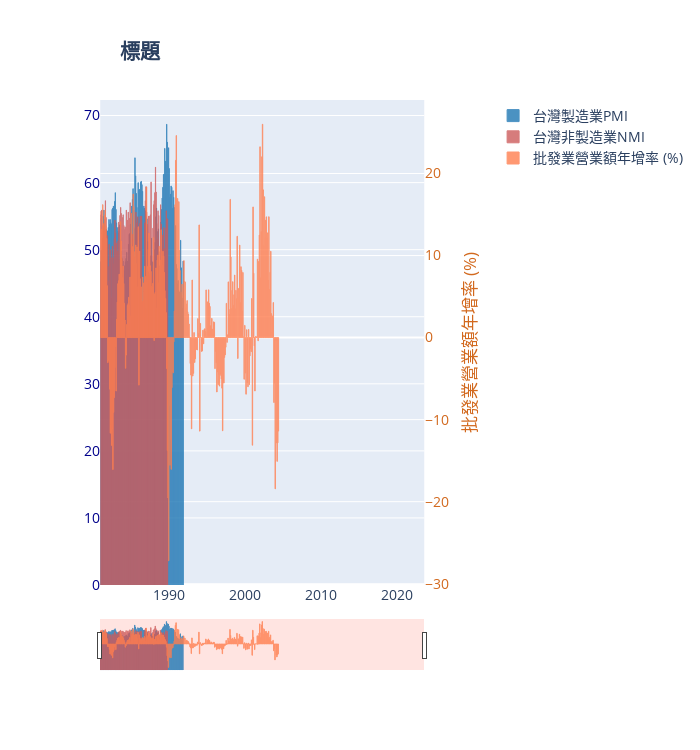

The cell this chart's notebook holds for it:
### Code cell
fig

### Figure 1 — Plotly figure (JSON) as saved in the notebook; plotly's stock layout.template omitted (floating-point values rounded to 4 significant figures; data arrays with more than 128 entries replaced by an {"elided": "..."} marker saying what was removed)
{"data": [{"marker": {"color": "#1f77b4", "line": {"color": "#1f77b4", "width": 1}}, "name": "台灣製造業PMI", "opacity": 0.8, "text": {"elided": "132 float values"}, "textfont": {"color": "#1f77b4", "size": 13}, "textposition": "outside", "type": "bar", "x": {"elided": "511 str values"}, "y": {"elided": "132 float values"}, "yaxis": "y"}, {"marker": {"color": "#cd5c5c", "line": {"color": "#cd5c5c", "width": 1}}, "name": "台灣非製造業NMI", "opacity": 0.8, "text": [54.6, 55.2, 55.9, 52.8, 53.6, 53.9, 50.8, 52.8, 57.3, 54.8, 50.5, 52.1, 47.5, 45.3, 50.8, 48.7, 50, 48.8, 42.9, 50.5, 48.8, 47.9, 51.7, 54.4, 52.5, 51, 49.4, 49.8, 51.3, 54.1, 48.5, 55.1, 56.3, 55.4, 53, 54.8, 55.2, 53.6, 53, 53.4, 53.3, 55.9, 50.7, 54.4, 55.6, 53.7, 54.7, 57, 52.6, 50.8, 49.9, 52.3, 51.6, 49, 47.8, 53.3, 55.6, 54, 52, 54.9, 53.1, 51, 53.9, 55, 54.1, 55, 40.4, 42.3, 42.5, 45.2, 54, 57.3, 59.4, 55.6, 53.4, 53.8, 55, 55, 52.1, 55.2, 60.1, 49.2, 46, 53.2, 56.7, 57.3, 58.5, 62.3, 58.6, 53.9, 51.6, 55.8, 55.1, 45.1, 49.7, 56.7, 53.8, 52.2, 50, 52.2, 53.3, 50.1, 50.2, 53.2, 55.8, 52, 54.6], "textfont": {"color": "#b22222", "size": 13}, "textposition": "outside", "type": "bar", "x": {"elided": "511 str values"}, "y": [54.6, 55.2, 55.9, 52.8, 53.6, 53.9, 50.8, 52.8, 57.3, 54.8, 50.5, 52.1, 47.5, 45.3, 50.8, 48.7, 50, 48.8, 42.9, 50.5, 48.8, 47.9, 51.7, 54.4, 52.5, 51, 49.4, 49.8, 51.3, 54.1, 48.5, 55.1, 56.3, 55.4, 53, 54.8, 55.2, 53.6, 53, 53.4, 53.3, 55.9, 50.7, 54.4, 55.6, 53.7, 54.7, 57, 52.6, 50.8, 49.9, 52.3, 51.6, 49, 47.8, 53.3, 55.6, 54, 52, 54.9, 53.1, 51, 53.9, 55, 54.1, 55, 40.4, 42.3, 42.5, 45.2, 54, 57.3, 59.4, 55.6, 53.4, 53.8, 55, 55, 52.1, 55.2, 60.1, 49.2, 46, 53.2, 56.7, 57.3, 58.5, 62.3, 58.6, 53.9, 51.6, 55.8, 55.1, 45.1, 49.7, 56.7, 53.8, 52.2, 50, 52.2, 53.3, 50.1, 50.2, 53.2, 55.8, 52, 54.6], "yaxis": "y"}, {"marker": {"color": "coral", "line": {"color": "coral", "width": 1}}, "name": "批發業營業額年增率 (%)", "opacity": 0.8, "text": {"elided": "282 float values"}, "textfont": {"color": "coral", "size": 13}, "textposition": "outside", "type": "bar", "x": {"elided": "511 str values"}, "y": {"elided": "282 float values"}, "yaxis": "y2"}], "layout": {"autosize": true, "bargap": 0.15, "bargroupgap": 0.2, "font": {"size": 14}, "height": 750, "title": {"text": "<b>標題<b>", "x": 0.2, "xanchor": "center", "y": 0.94, "yanchor": "top"}, "width": 700, "xaxis": {"domain": [0.05, 0.85], "range": ["1981-01-01T00:00:00", "2023-08-01T00:00:00"], "rangeselector": {"buttons": [{"count": 6, "label": "6m", "step": "month", "stepmode": "backward"}, {"count": 12, "label": "1y", "step": "month", "stepmode": "backward"}, {"count": 18, "label": "1.5y", "step": "month", "stepmode": "backward"}, {"count": 24, "label": "2y", "step": "month", "stepmode": "backward"}, {"step": "all"}]}, "rangeslider": {"autorange": false, "bgcolor": "rgb(255,228,225)", "range": ["1981-01-01T00:00:00", "2023-08-01T00:00:00"], "thickness": 0.09, "visible": true}, "title": {"text": ""}, "type": "date"}, "yaxis": {"position": 0.05, "showtickprefix": "first", "side": "left", "tickfont": {"color": "#00008b"}, "title": {"font": {"color": "#00008b"}, "standoff": 10, "text": ""}}, "yaxis2": {"anchor": "x", "overlaying": "y", "side": "right", "tickfont": {"color": "#d2691e"}, "title": {"font": {"color": "#d2691e"}, "text": "批發業營業額年增率 (%)"}}, "yaxis3": {"anchor": "free", "overlaying": "y", "position": 0.94, "side": "right", "tickfont": {"color": "#d2691e"}, "title": {"font": {"color": "#d2691e"}, "text": "批發業營業額年增率 (%)"}}}}
